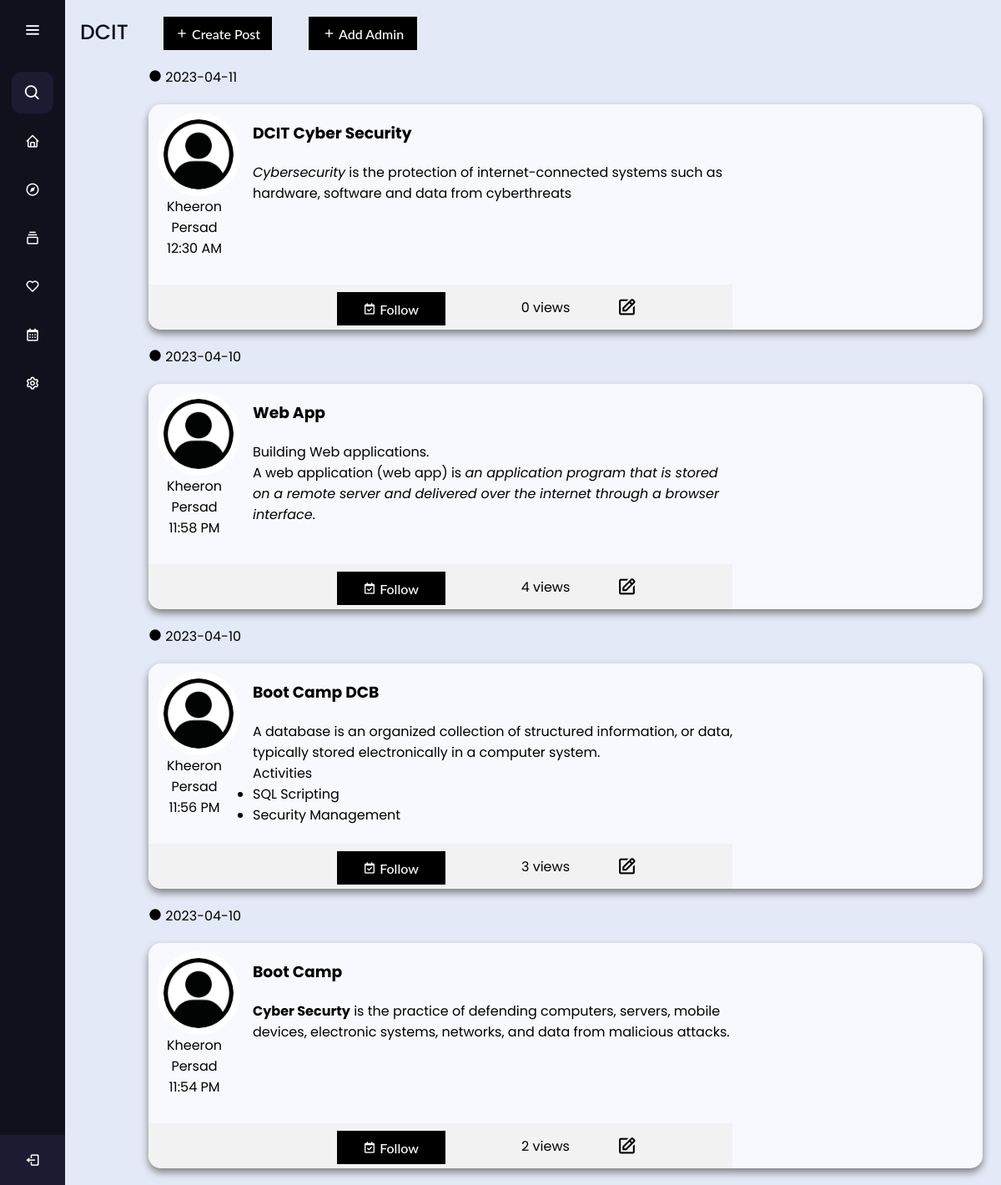
Page /board1 (signed in) on the earlier database version.
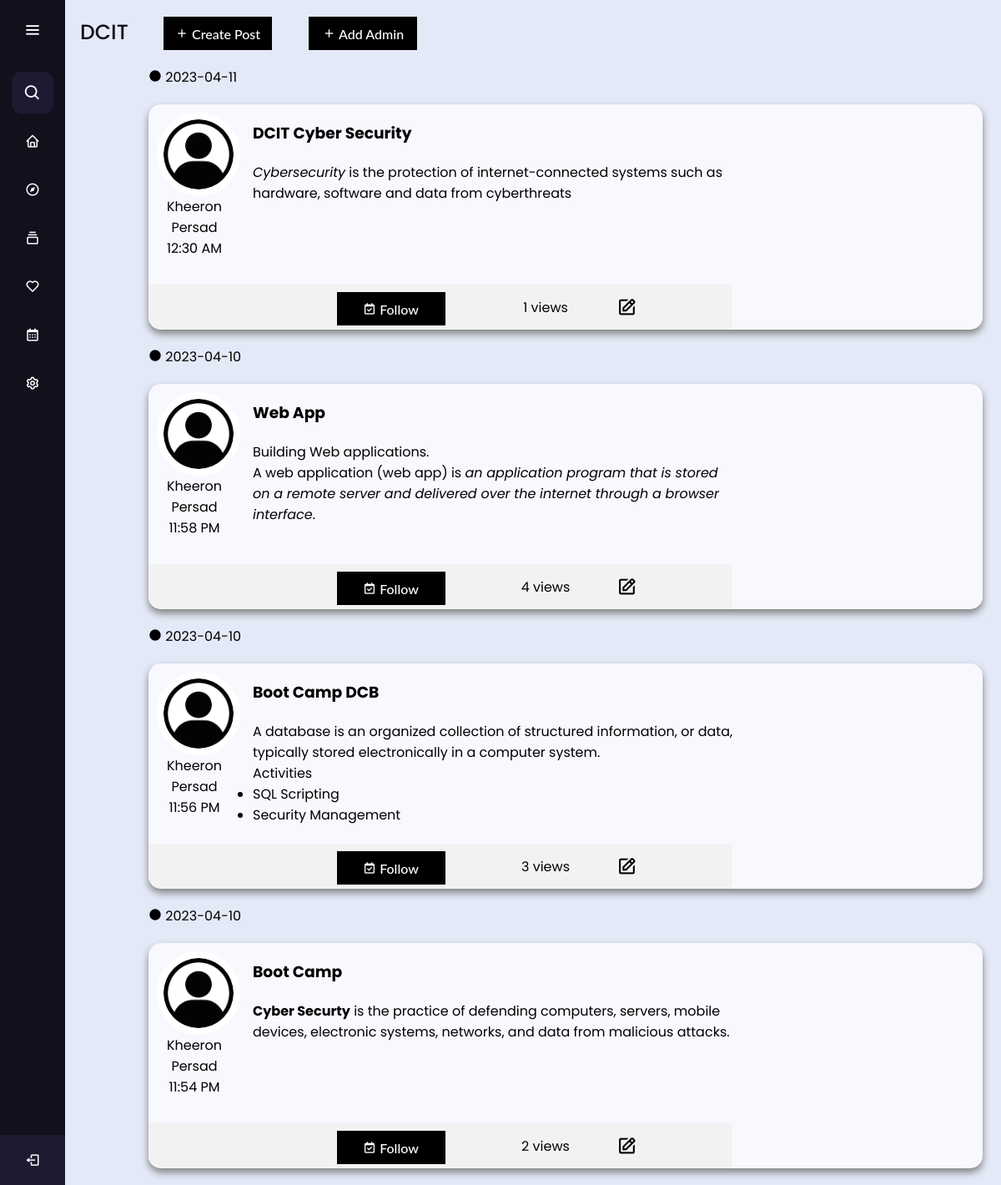
Same page on the later database version.
### App/models.py (models this page shows)
class Post(db.Model):
  id = db.Column(db.Integer, primary_key=True, autoincrement=True)
  bID = db.Column(db.Integer, db.ForeignKey('board.id'), nullable=False)
  owner = db.Column(db.Integer, db.ForeignKey('user.id'))
  ownerName = db.Column(db.String(64), nullable=False)
  title = db.Column(db.String(64), nullable=False)
  message = db.Column(db.String(2048), nullable=False)
  faculty = db.Column(db.String(8), nullable=False)
  dept = db.Column(db.String(8), nullable=True)
  dateCreated = db.Column(db.DateTime, nullable=False, default=datetime.utcnow)
  image = db.Column(db.Boolean)
  imageLocation = db.Column(db.String(256), nullable=True)
  event = db.Column(db.Boolean)
  startDate = db.Column(db.Date,  default=date.today, index=True)
  endDate = db.Column(db.Date,  default=date.today, index=True)
  schedulePostDate = db.Column(db.DateTime,  default=datetime.utcnow, index=True)
  scheduledDeleteDate = db.Column(db.DateTime,  default=datetime.utcnow, index=True, nullable=True)
  viewCount = db.Column(db.Integer, nullable=True, default = 0)
  def toDict(self):
    return{
      "id": self.id,
      "bID": self.bID,
      "owner": self.owner,
      "ownerName":self.ownerName,
      "title": self.title,
      "message": self.message,
      "faculty": self.faculty,
      "dept": self.dept,
      "image": self.image,
      "imageLocation": self.imageLocation,
      "dateCreated": self.dateCreated,
      "startDate" : self.startDate,
      "endDate" : self.endDate,
      "schedulePostDate" : self.schedulePostDate,
      "scheduledDeleteDate" : self.scheduledDeleteDate,
      "viewCount": self.viewCount
    }

### App/app.py (the view)
@app.route('/board<bID>', methods=['GET'])
def board(bID):
  if (current_user.is_authenticated == False):
    return redirect(url_for('login'))
  currentSysDateTime = datetime.datetime.now()
  board = db.session.get(Board, bID)
  posts = Post.query.filter(Post.schedulePostDate<=currentSysDateTime, Post.scheduledDeleteDate>=currentSysDateTime)
  posts = Post.query.filter_by(bID=bID)
  subscribers = Subscriber.query.filter_by(user=current_user.id)
  subscribers = [entry.toDict() for entry in subscribers]
  posts = posts.order_by(Post.schedulePostDate.desc())
  posts = [entry.toDict() for entry in posts]
  boardId = bID
  return render_template("boardPosts.html",
    boardID=boardId,
    board=board,
    posts=posts,
    subscribers = subscribers
  )

### App/app.py (called while the page is built)
@login_manager.user_loader
def load_user(user_id):
  return User.query.get(int(user_id))

@app.context_processor
def base():
  searchPost = SearchForm()
  return dict(form=searchPost)

### App/models.py (called while the page is built)
  def toDict(self):
    return{
      "id": self.id,
      "board": self.board,
      "user": self.user,
      "isAdmin": self.isAdmin,
      "isSubscribed" : self.isSubscribed
    }

### App/templates/boardPosts.html (shortened to what the changed rows need)
<!DOCTYPE html>
<html lang="en" dir="ltr">
  <head>
    <link rel="stylesheet" href="./static/css/test.css">
    <link href="static/css/post.css" rel="stylesheet" type="text/css" />
    <link href='https://unpkg.com/boxicons@2.0.7/css/boxicons.min.css' rel='stylesheet'>
   </head>
<body>
  <section class="home-section">
      <main>
        <div class="container-post">
        {% block content %}
        {% for post in posts %}
            <div class="for-date">
                <p class="the-date"><i class='bx bxs-circle'></i> {{post.schedulePostDate.strftime('%Y-%m-%d') }}</p>
                <div class="card">
                  <div class="card-left">
                    <div class="card-top">
                      <div class="top-left">
                        <div class="profile-image">
                          <img src="static/images/defaultProfile.jpg" alt="">
                          <p class="name">{{ post.ownerName }}</p>
                          <p class="time">{{post.schedulePostDate.strftime('%I:%M %p') }}</p>
                        </div>
                      </div>
                      <div class="top-right">
                        <a href="{{ url_for('viewPost',pID = post.id )}}">
                        <div class="card-content">
                          <h3 class="title">{{ post.title }}</h3>
                          <p>{{ post.message | safe }}</p>
                        </div>
                      </a>
                      </div>
                    </div>
                    <div class="card-bot">
                      <div class="card-bot-left">
                        <p class="board-name">
                        </p>
                      </div>
                      <div class="card-bot-mid">
                        <div class="card-footer">
                          <a href="{{ url_for('follow', pID = post.id )  }}">
                            <button class="custom-btn btn-5"><i class='bx bx-calendar-check'></i> Follow</button>
                          </a>
                        </div>
                      </div>
                      <div class="card-bot-right-mid">
                        <p class="views">{{post.viewCount}} views</p>
                      </div>
                      <div class="card-bot-right-right">
                        {% for subscriber in subscribers %}
                          {% if board.id == subscriber.board %}
                            {% if subscriber.isAdmin == true %}
                              <a href="{{ url_for('editPost', bID = board.id, pID = post.id) }}">
                                <i class='bx bx-edit'></i>
                              </a>
                            {% endif %}
                          {% endif %}
                        {% endfor %}
                      </div>
                    </div>
                  </div>
                  <div class="card-right">
                  </div>
                </div>
        {% endfor %}
        {% endblock %}
            </div>
        </div>
      </main>
  </section>
</body>
</html>

Differences in the rows shown:
changed Post "DCIT Cyber Security": viewCount "0" → "1"
